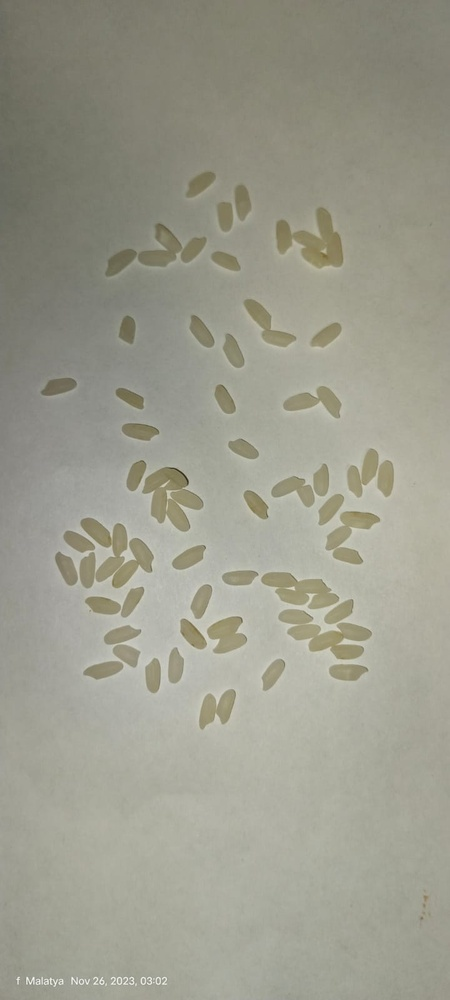
#> input picture goruntu_isleme_3/rice_photo.jpeg, 450 x 1000 px, shrunk from 720 x 1599 before the run
$ python main.py
#> lines starting #> are read from the running program, lines starting #| are printed output that depends on the picture; after the words box and inside, x2 and y2 are one past the last pixel; in counts of white or black regions, pixels touching at a corner belong together
import cv2
import numpy as np

# Resmi yükle
image = cv2.imread('rice_photo.jpeg')  # Resminizin yolunu buraya girin
#> image is the input picture: shape (1000, 450, 3); mean B, G, R 141.4, 155.4, 155.9

# Görüntüyü Gri Tonlamaya Dönüştür
gray = cv2.cvtColor(image, cv2.COLOR_BGR2GRAY)
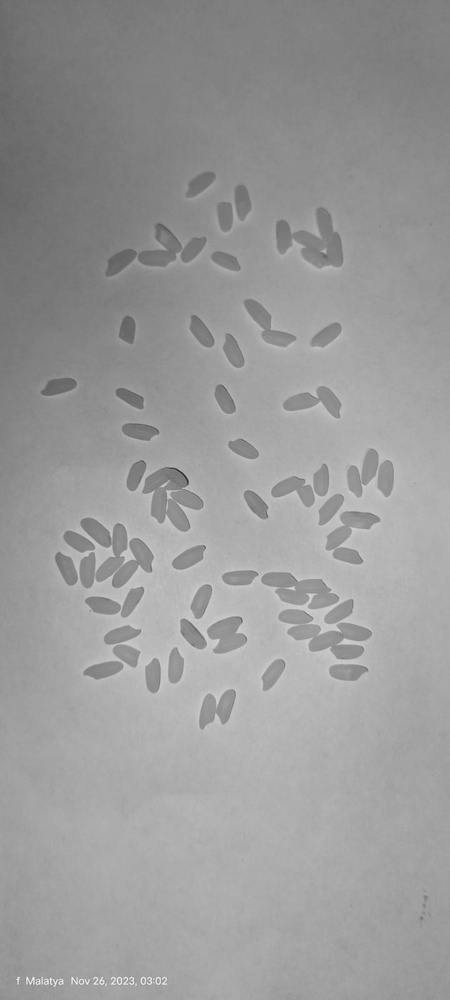
#> gray: shape (1000, 450); min 39, max 254, mean 154

# Beyaz renk için bir eşik değeri belirleyin (örneğin, 200)
threshold_value = 200

# Beyaz pikselleri tespit etmek için eşikleme yapın
_, threshold = cv2.threshold(gray, threshold_value, 255, cv2.THRESH_BINARY)
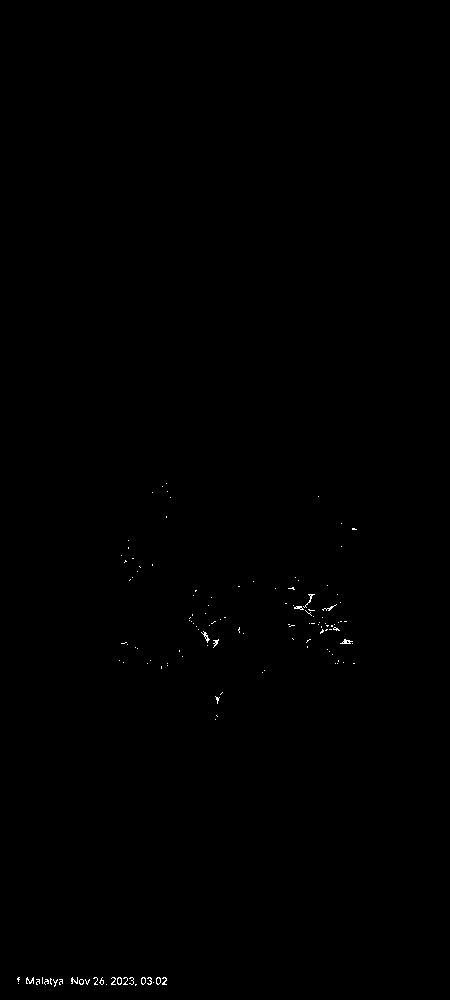
#> threshold: shape (1000, 450); 0.17% white in thin lines or dots, all inside (x1, y1, x2, y2) = (17, 483, 357, 987)

# Beyaz pikselleri içeren konturları bulun
contours, _ = cv2.findContours(threshold, cv2.RETR_EXTERNAL, cv2.CHAIN_APPROX_SIMPLE)
#> contours = 134 contours, 129 with area under 20; largest, box (x1, y1, x2, y2) and area: (117, 977, 122, 985) 26, (156, 977, 161, 985) 24, (141, 977, 146, 985) 24, (340, 639, 353, 644) 22, (201, 631, 210, 643) 20

# Her bir kontur için döngü
total_white_rice = 0
for contour in contours:
    area = cv2.contourArea(contour)
    # Belirli bir alandan daha büyükse, pirinç tanesi olarak kabul edin
    if area > 50:  # Bu değeri ihtiyaca göre ayarlayabilirsiniz
        total_white_rice += 1
        # Konturları çizin (opsiyonel)
        cv2.drawContours(image, [contour], -1, (0, 255, 0), 2)
#> this loop made 134 passes
#> area on passes 13, 15, 18, 56: 24.5, 24.5, 26, 22.5
#> after the loop, total_white_rice = 0

# Pirinç tanelerini saydıktan sonra ekrana yazdırın
print(f"Beyaz pirinç taneleri sayısı: {total_white_rice}")
#| Beyaz pirinç taneleri sayısı: 0

# Sonucu görselleştirin
cv2.imshow('Detected Rice Grains', image)
cv2.waitKey(0)
cv2.destroyAllWindows()
